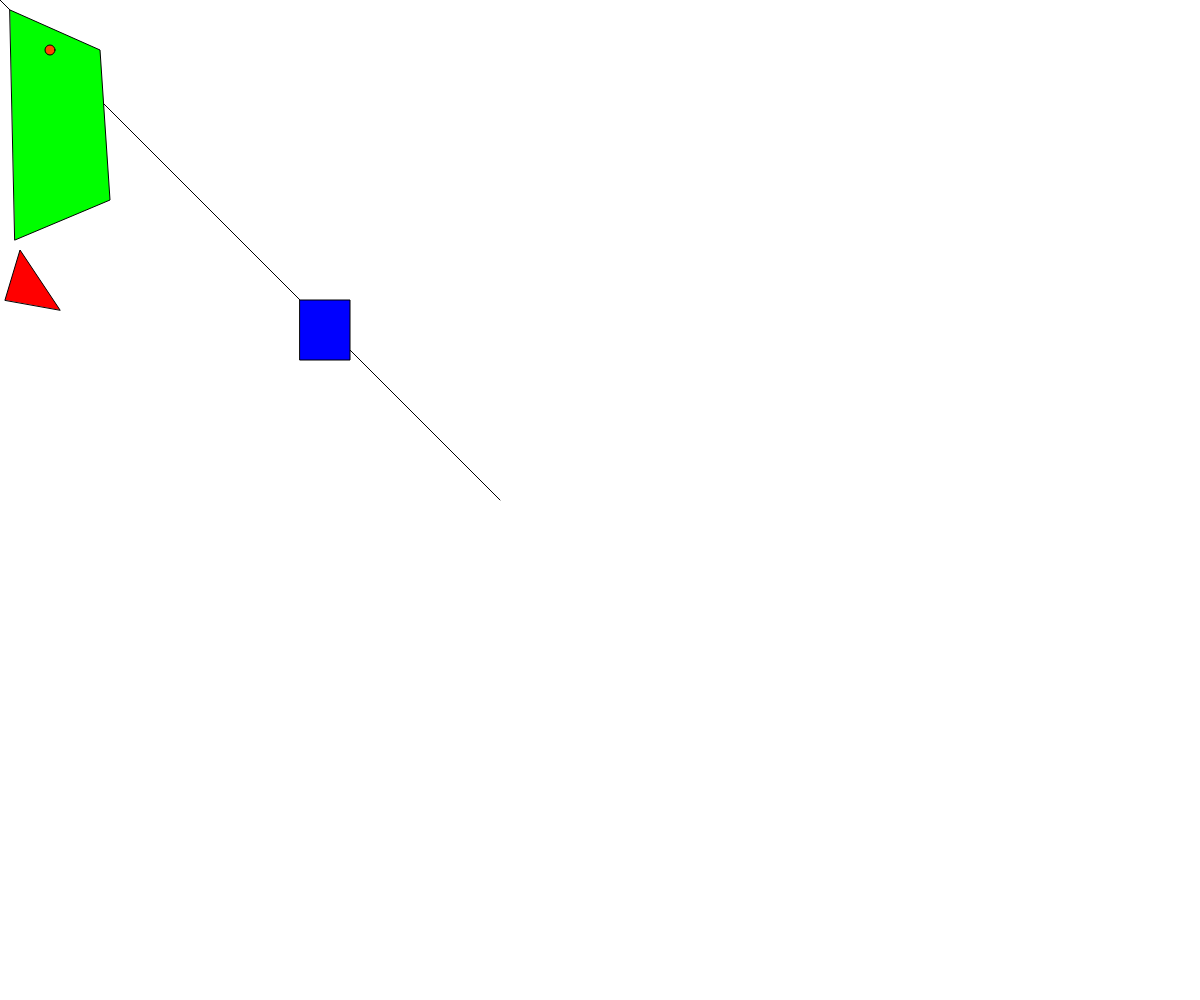
Frame 1 (no input)
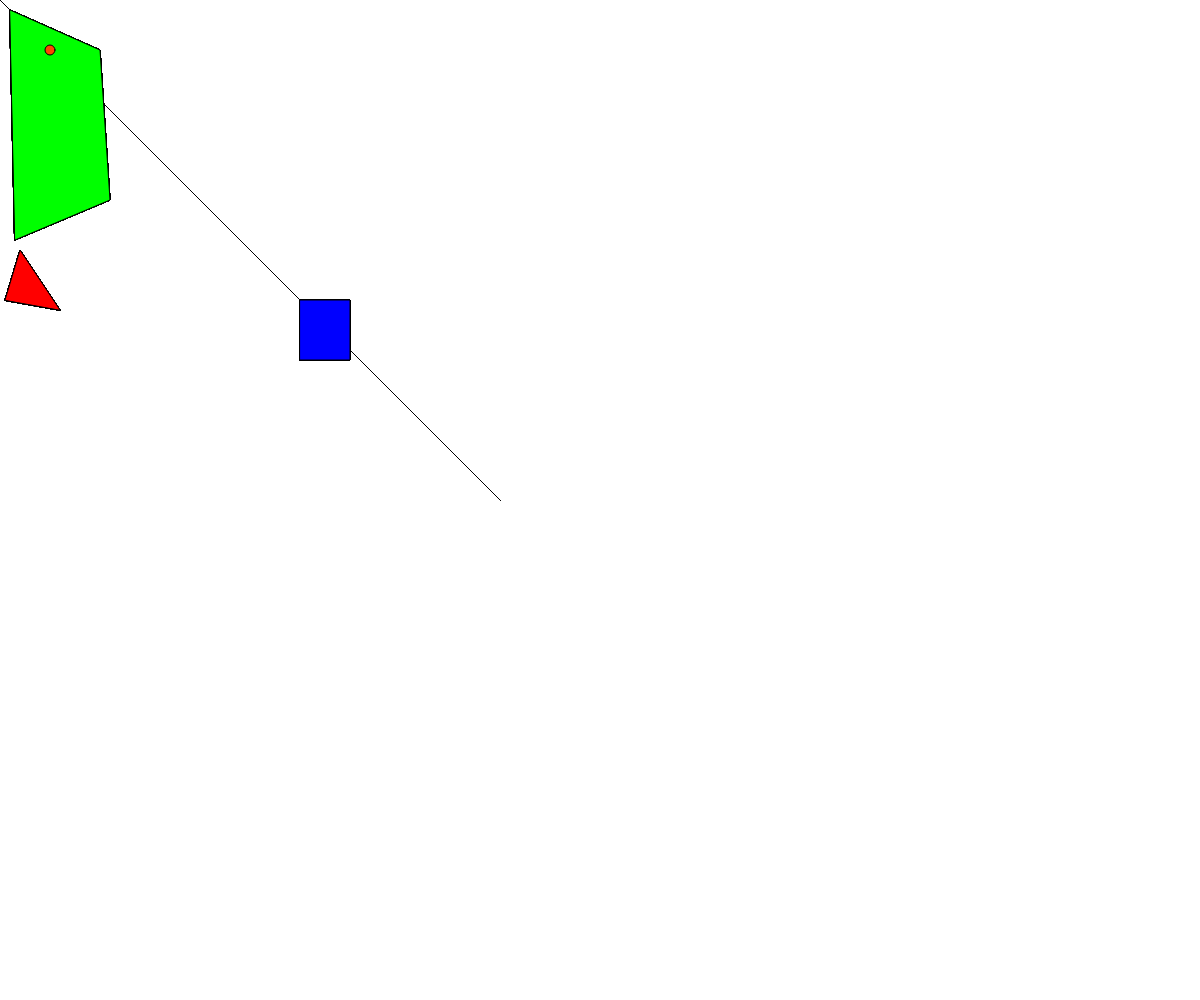
Frame 60 (no input)
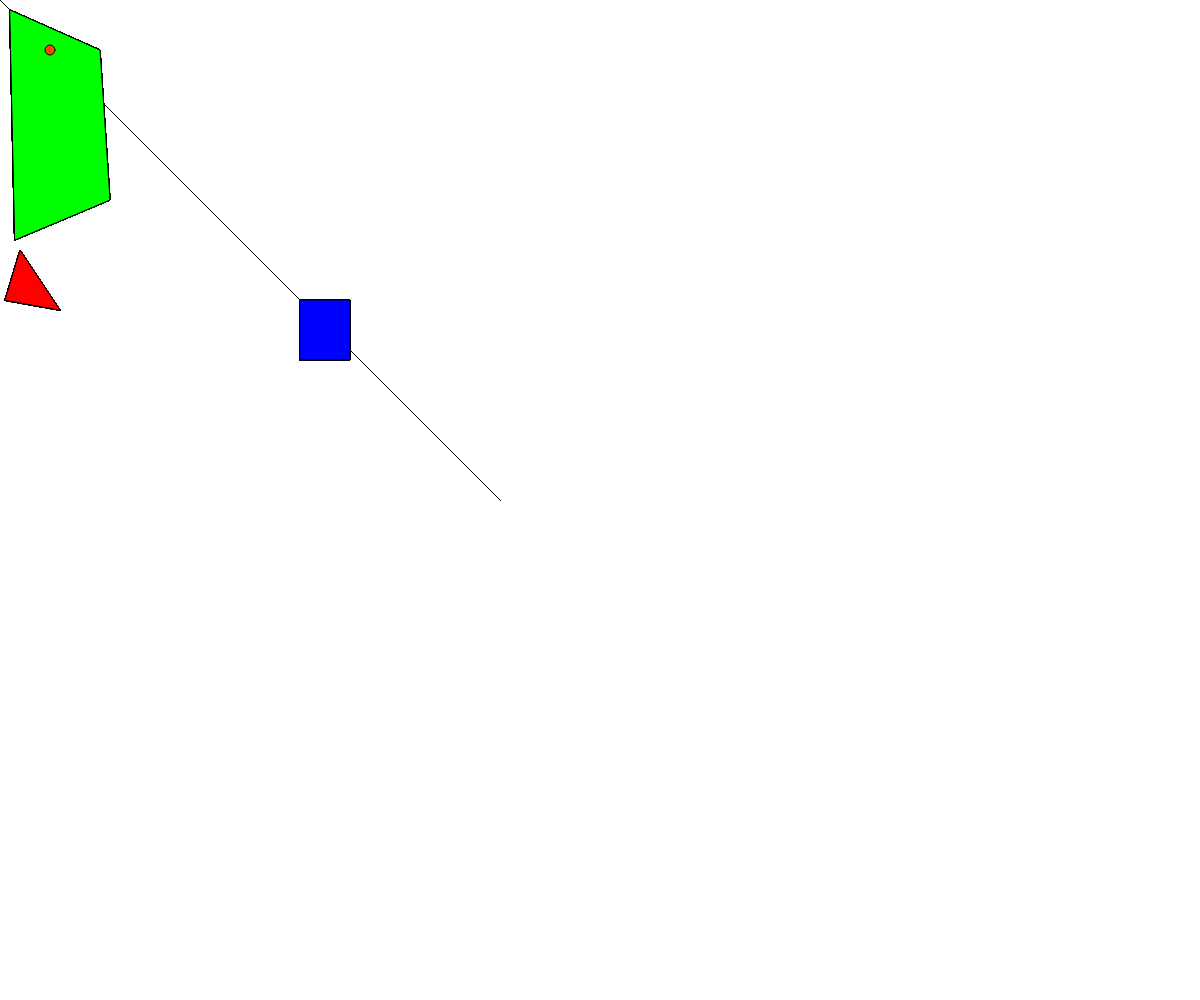
Frame 120 (the mouse pressed at the canvas centre since frame 60)

The p5.js sketch that drew these frames (run headless with seeded random() and noise() and a simulated clock; from frame 60 on, the mouse is pressed at the canvas centre):

// p5.js sketch
// ── sketch.js


function setup() {
  // uncomment this line to make the canvas the full size of the window
   	createCanvas(windowWidth, windowHeight);

}

function draw() {
  	// draw stuff here
  	line(0,0, 500, 500);
  	fill(0,255,0);
  	quad(10, 10, 100, 50, 110, 200, 15, 240);
  	fill(255,69,0);
  	ellipse(50, 50, 10, 10);
  	fill(0,0,255);
  	rect(300, 300, 50, 60);
  	fill(255,0,0);
  	triangle(5, 300, 20, 250, 60, 310);
}
